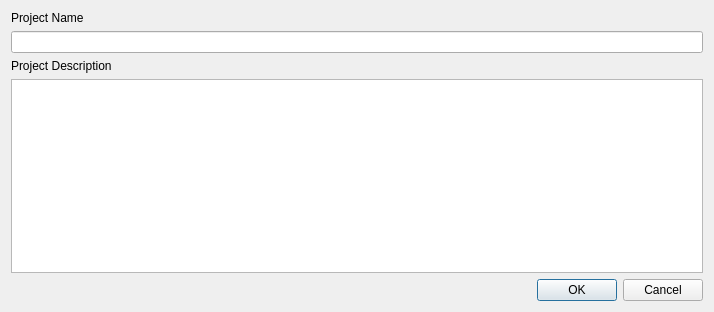
<?xml version="1.0" encoding="UTF-8"?>
<ui version="4.0">
 <class>DigitalTwin::Client::CreateProjectDialog</class>
 <widget class="QWidget" name="DigitalTwin::Client::CreateProjectDialog">
  <property name="geometry">
   <rect>
    <x>0</x>
    <y>0</y>
    <width>714</width>
    <height>312</height>
   </rect>
  </property>
  <property name="windowTitle">
   <string>CreateProjectDialog</string>
  </property>
  <layout class="QVBoxLayout" name="verticalLayout">
   <item>
    <widget class="QLabel" name="label">
     <property name="text">
      <string>Project Name</string>
     </property>
    </widget>
   </item>
   <item>
    <widget class="QLineEdit" name="ProjectNameLineEdit"/>
   </item>
   <item>
    <widget class="QLabel" name="label_2">
     <property name="text">
      <string>Project Description</string>
     </property>
    </widget>
   </item>
   <item>
    <widget class="QTextEdit" name="ProjectDescriptionTextEdit"/>
   </item>
   <item>
    <widget class="QDialogButtonBox" name="buttonBox">
     <property name="standardButtons">
      <set>QDialogButtonBox::StandardButton::Cancel|QDialogButtonBox::StandardButton::Ok</set>
     </property>
    </widget>
   </item>
  </layout>
 </widget>
 <resources/>
 <connections/>
</ui>
